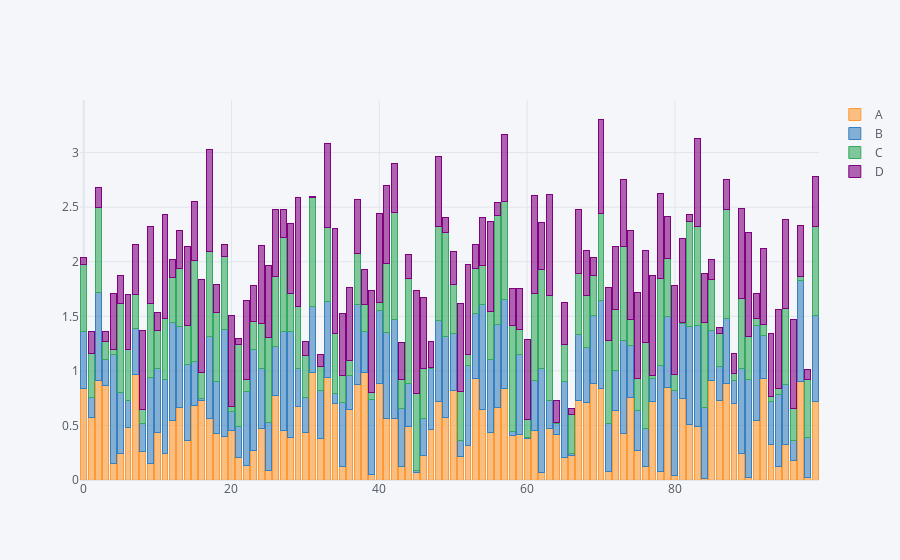

The cell this chart's notebook holds for it:
### Code cell
df.iplot(kind='bar', barmode='stack')
